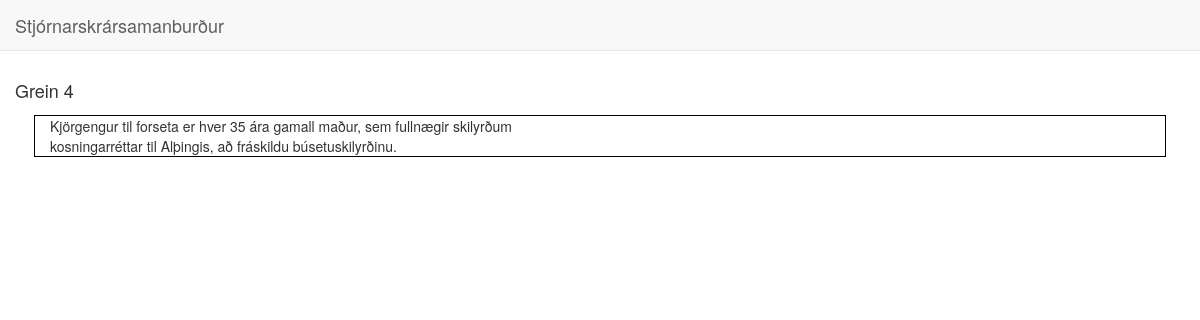
Page /4/ on the committed database.
### compare/models.py (models this page shows, shortened)
class Article(models.Model):
	nr = models.CharField(max_length=3, unique=True)
	sentences = models.ManyToManyField(Sentence)

class Sentence(models.Model):
	text = models.CharField(max_length = 1024)
	ORIGIN_CHOICES = (
	    (1, _("Stjórnarskrá")),
    	(2, _("Frumvarp"))
	)
	origin = models.IntegerField(choices=ORIGIN_CHOICES, default=1)
	article_nr = models.CharField(max_length=3)
	def find_matches(self):
		results = []
		for f in Sentence.objects.filter(origin=2):
			ratio = fuzz.ratio(self.text, f.text)
			if ratio == 100:
				return [(ratio, f)]
			if ratio > 0:
				results.append((ratio, f))
		return sorted(results)[::-1]

### compare/views.py (the view)
# urls.py: url(r'^(?P<pk>\d+)/$', ArticleDetail.as_view(), name='article_detail'),
class ArticleDetail(DetailView):
  model = Article
  def get_context_data(self, **kwargs):
    context = super(ArticleDetail, self).get_context_data(**kwargs)
    return context

### compare/templates/compare/article_detail.html (shortened to what this page needs)
{% extends 'compare/index.html'%}
{% load template_methods %}
{% block content %}
	<div class="row">
		<h4>Grein {{ article.nr }}</h4>
	</div>
	<div class="row">
		<div class="col-md-12">
			{% for sentence in article.sentences.all %}
				{% if sentence.origin == 1 %}
				<div class="row striped">
					<div class="col-md-6">
						{{ sentence.text }}
					</div>
					<div class="col-md-6">
					</div>
				</div>
				{% endif %}
			{% endfor %}
		</div>
	</div>
{% endblock %}

### templates/base.html (style rules this page uses)
div.striped { border: thin solid black; margin: 4px; }

### rows in the picture
Article: nr "4"
Sentence: text "Kjörgengur til forseta er hver 35 ára gamall maður, sem fullnægir skilyrðum kosningarréttar til Alþingis, að fráskildu búsetuskilyrðinu."
